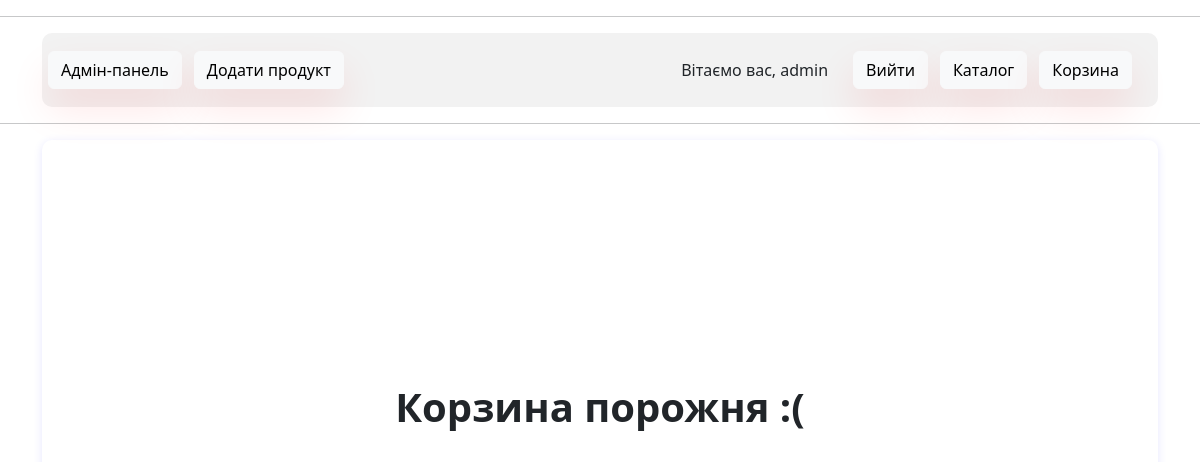
Page /basket/ (signed in) on the earlier database version.
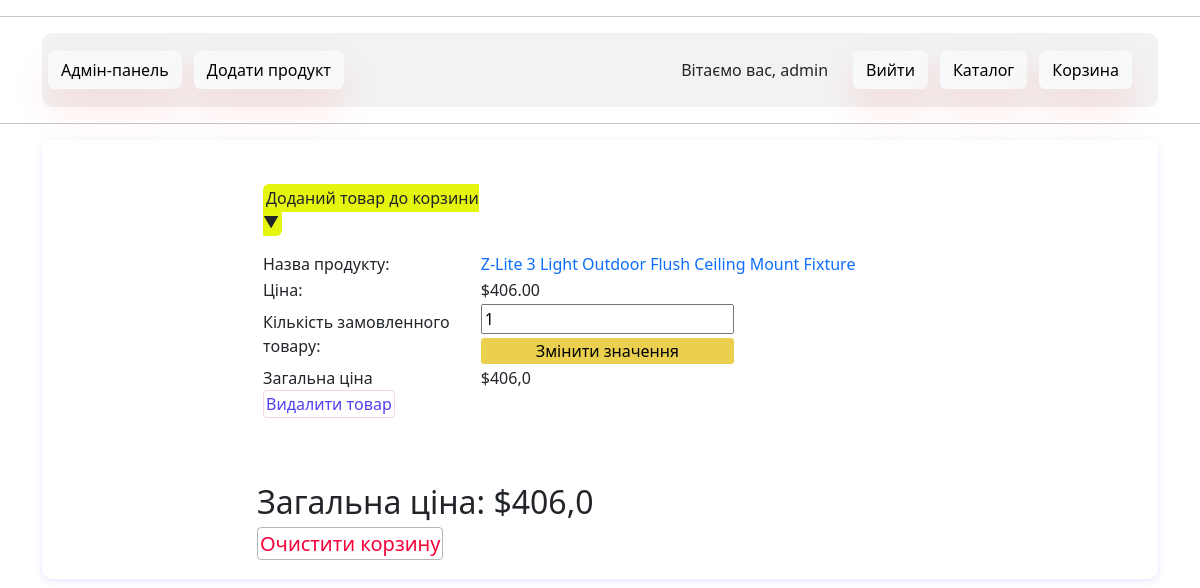
Same page on the later database version.
### basket/models.py (models this page shows, shortened)
class Basket(models.Model):
    user = models.ForeignKey(to=User, on_delete=models.CASCADE)
    product = models.ForeignKey(to=Product, on_delete=models.CASCADE)
    quantity = models.PositiveIntegerField(default=0)
    objects = BasketQuerySet.as_manager()
    def sum(self):
        return round(float(self.product.discounted_price[1:]) * self.quantity, 2)

### product/models.py (models this page shows, shortened)
class Product(models.Model):
    product_id = models.CharField(max_length=15)
    brand_name = models.CharField(max_length=50)
    product_name = models.CharField(max_length=255)
    category = models.ForeignKey(to=Category, on_delete=models.CASCADE)
    discounted_price = models.CharField(max_length=10)
    price_before_discount = models.CharField(max_length=10)
    savings_percent = models.CharField(max_length=255)
    product_link = models.CharField(max_length=255)

### basket/views.py (the view)
# urls.py: path('', views.show_basket, name='show_basket'),
def show_basket(request):
    if request.user.is_authenticated:
        items = Basket.objects.filter(user=request.user)
    else:
        items = ()
    context = {'title': 'Корзина',
               'items': items}
    return render(request, template_name='basket/basket.html', context=context)

### basket/models.py (called while the page is built)
    def total_sum(self):
        return round(sum(basket.sum() for basket in self), 2)

### basket/templates/basket/basket.html (shortened to what this page needs)
<!DOCTYPE html>
<html lang="en">
<head>
</head>
<body>
{% include 'product/base.html' %}
<div class="container">
    <div class="blue-container">
    {% if user.is_authenticated %}
         <table id="customers">
            {% for item in items %}
                <tr><td class="column-1"><mark style="background-color: rgba(228,245,2,0.95); border-radius: 6px">
                    Доданий товар до корзини ▼</mark><p></p></td></tr>
         <tr> <p></p>
          <td class="column-1">Назва продукту:</td>
             <td class="column-2"><a href="{% url 'product:product_detail' item.product.id %}">{{ item.product.product_name }}</a></td>
        </tr>
        <tr>
          <td class="column-1">Ціна:</td>
          <td class="column-2">{{ item.product.discounted_price }}</td>
        </tr>
        <tr>
          <td class="column-4">Кількість замовленного товару:</td>
          <td class="column-2">
             <form action="{% url 'basket:change_basket_quantity' item.product.id%}" method="post">
              <input name="quantity" type="number" class="quantity-control" value="{{ item.quantity }}" min="1">
              <input type="submit" value="Змінити значення" class="form-control-basket">
        </form>
          </td>
</tr>
                <tr>
                    <td>Загальна ціна</td>
                    <td>${{ item.sum }}</td>
                </tr>
                <tr>
                    <td> <a href="{% url 'basket:basket_remove' item.id %}" class="del-basket-item">Видалити товар</a><p></p>
                    </td>
                </tr>
            {% endfor %}
        </table>
        {% if items %}
                <h2 class="total">Загальна ціна: ${{ items.total_sum }}</h2>
                 <a href="{% url 'basket:basket_clear' %}" class="clear-basket">Очистити корзину</a>
            {% else %}
              <h1 class="empty-basket"><b><br>Корзина порожня :(</b><br><br><br><br><br><br><br><br><br></h1>
        {% endif %}
         {% else  %}
             <h1 class="welcome"><b><br><br><br><br><br>Доступно після авторизації
        <br><br><br><br><br><br><br><br><br></h1>
         {% endif %}
    </div>
</div>
</body>
</html>

Differences in the rows shown:
added Basket: product.product_name "Z-Lite 3 Light Outdoor Flush Ceiling Mount Fixture", product.discounted_price "$406.00", quantity "1", sum "406,0", total_sum "406,0"
Other differences:
text no longer shown: "Корзина порожня :("
text now shown: "Загальна ціна: $ Очистити корзину"
